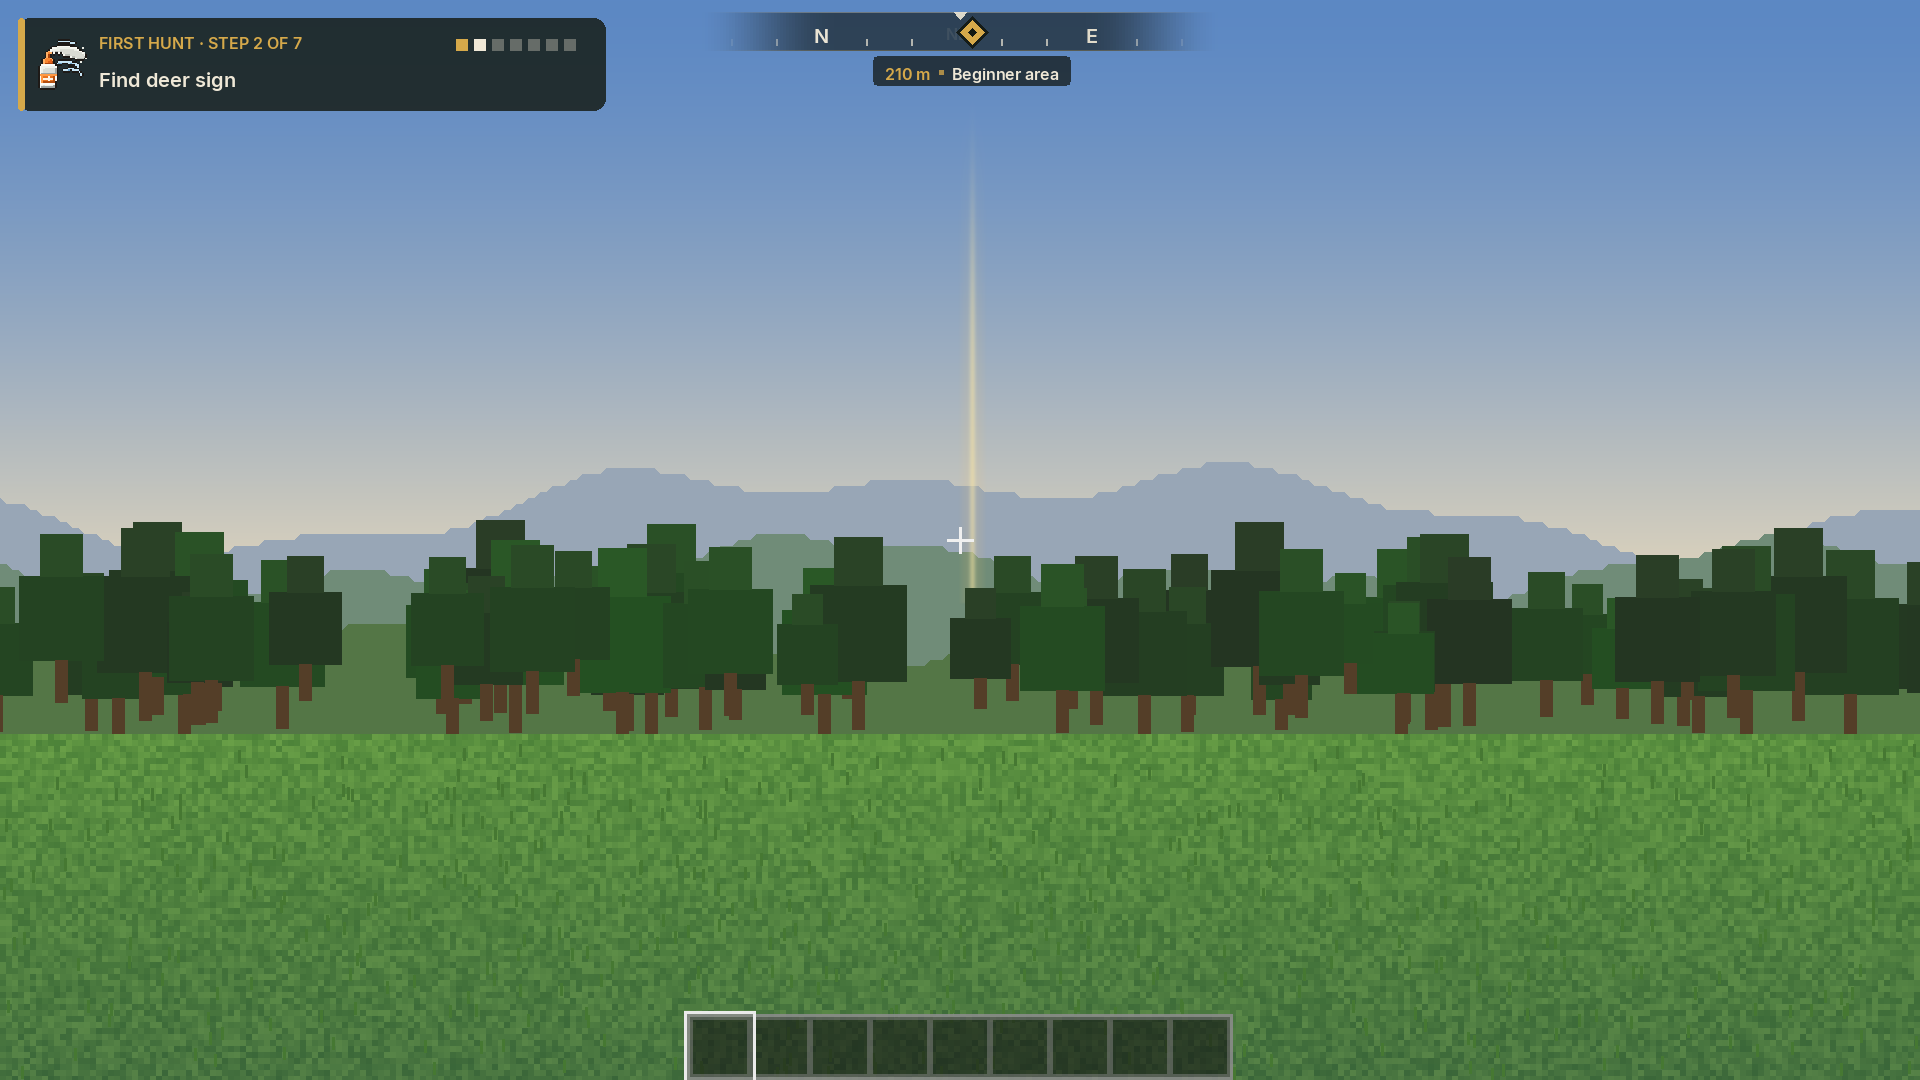

Write Python code to recreate this figure.
"""[fharea] Offline mock of the first-hunt compass ribbon, the arrival note and the beacon column, over a painted
Minecraft-like scene at 1920x1080 (GUI scale 3, 640x360 GUI px). Mirrors the constants and the drawing order of
guide/client/FirstHuntCompass.java (and the top-left card of FirstHuntClient.renderCard) with the real Inter fonts
from the jar. Layout and colour check only, not the real renderer.

python3 tools/fharea/mock_hud.py <repo> <unzipped jar dir (assets/frontierhunts/font)> <out dir>
writes mock_hud.png (the scene) and mock_hud_states.png (ribbon facing / area behind / arrival, 2x)
"""
import json, glob, math, os, random, sys
from PIL import Image, ImageDraw, ImageFilter, ImageFont

ROOT, JAR, OUT = sys.argv[1], sys.argv[2], sys.argv[3]
SC = 3
GW, GH = 640, 360
FONTS = os.path.join(JAR, 'assets/frontierhunts/font')
LANG = {}
for f in sorted(glob.glob(os.path.join(ROOT, 'patch/_merge/assets/frontierhunts/lang/en_us.json/*.json'))):
    LANG.update(json.load(open(f)))


def tr(k, *a):
    s = LANG.get(k, k)
    for x in a:
        s = s.replace('%s', str(x), 1)
    return s


def ttf(name, size):
    f = ImageFont.truetype(os.path.join(FONTS, name), 100)
    a, d = f.getmetrics()
    return ImageFont.truetype(os.path.join(FONTS, name), max(4, round(size * SC * 100 / (a + d))))


F = {'SMALL': ttf('inter_semibold.ttf', 6.4), 'BODY': ttf('inter_medium.ttf', 8.0), 'STRONG': ttf('inter_semibold.ttf', 8.2)}
SHIFT = {'SMALL': -1.34, 'BODY': -0.18, 'STRONG': -0.03}
_m = ImageDraw.Draw(Image.new('RGBA', (4, 4)))


def width(s, size):
    return _m.textlength(s, font=F[size]) / SC


def col(c, f=1.0):
    return ((c >> 16) & 255, (c >> 8) & 255, c & 255, int(((c >> 24) & 255) * max(0.0, min(1.0, f))))


def smooth(t):
    t = max(0.0, min(1.0, t))
    return t * t * (3 - 2 * t)


def wrapdeg(a):
    a = (a + 180.0) % 360.0 - 180.0
    return a


# ---------------------------------------------------------------- constants (FirstHuntCompass)
RW, RH, TOP, TAPER, HALF_FOV = 176.0, 13.0, 4.0, 46.0, 80.0
GOLD, GOLD_DEEP, INK, CREAM, MUTED, BAND = 0xFFD6A94A, 0xFF9C7322, 0xFF121812, 0xFFEFE8D7, 0xFFB9B4A2, 0x9A0E130F


class Canvas:
    def __init__(self, img):
        self.img = img

    def flush(self):
        pass

    def fill(self, x0, y0, x1, y1, c, f=1.0):  # screen pixels, like GuiGraphics.fill under the pixel pose
        if x1 <= x0 or y1 <= y0:
            return
        L = Image.new('RGBA', (x1 - x0, y1 - y0), col(c, f))
        self.flush()
        self.img.alpha_composite(L, (x0, y0))

    def text(self, s, x, y, c, size, f=1.0):
        self.flush()
        w, h = int(width(s, size) * SC) + 8, 14 * SC
        L = Image.new('RGBA', (w, h), (0, 0, 0, 0))
        ox, oy = int(x * SC), int((y + SHIFT[size] + 1.2) * SC)
        ImageDraw.Draw(L).text((x * SC - ox, (y + SHIFT[size] + 1.2) * SC - oy), s, font=F[size], fill=col(c, f))
        self.img.alpha_composite(L, (ox, oy))


def px(v):
    return int(round(v * SC))


def taper(from_centre):
    return smooth((RW / 2 - abs(from_centre)) / TAPER)


def diamond(cv, cx, cy, h, c, f):
    rows = max(1, round(h * SC))
    xc, yc = px(cx), px(cy)
    for r in range(-rows, rows + 1):
        half = rows - abs(r)
        cv.fill(xc - half, yc + r, xc + half + 1, yc + r + 1, c, f)


def arrow(cv, cx, cy, h, depth, d, c, f):
    rows = max(1, round(h * SC))
    base, yc = px(cx - d * depth / 2), px(cy)
    dd = depth * SC
    for r in range(-rows, rows + 1):
        ln = round(dd * (1 - abs(r) / (rows + 1)))
        if d > 0:
            cv.fill(base, yc + r, base + ln, yc + r + 1, c, f)
        else:
            cv.fill(base - ln, yc + r, base, yc + r + 1, c, f)


def pill(cv, x, y, w, h, c, f):
    x0, y0, x1, y1 = px(x), px(y), px(x + w), px(y + h)
    r = max(1, round(SC * 1.5))
    cv.fill(x0 + r, y0, x1 - r, y0 + 1, c, f)
    cv.fill(x0 + 1, y0 + 1, x1 - 1, y0 + r, c, f)
    cv.fill(x0, y0 + r, x1, y1 - r, c, f)
    cv.fill(x0 + 1, y1 - r, x1 - 1, y1 - 1, c, f)
    cv.fill(x0 + r, y1 - 1, x1 - r, y1, c, f)


def ring(cv, cx, cy, r, t, c, f):
    ro, ri = r * SC, (r - t) * SC
    xc, yc = px(cx), px(cy)
    n = math.ceil(ro)
    for dy in range(-n, n + 1):
        yy = dy + 0.5
        if abs(yy) > ro:
            continue
        outer = int(math.floor(math.sqrt(ro * ro - yy * yy)))
        inner = int(math.ceil(math.sqrt(ri * ri - yy * yy))) if abs(yy) < ri else -1
        if inner < 0:
            cv.fill(xc - outer, yc + dy, xc + outer, yc + dy + 1, c, f)
        else:
            cv.fill(xc - outer, yc + dy, xc - inner, yc + dy + 1, c, f)
            cv.fill(xc + inner, yc + dy, xc + outer, yc + dy + 1, c, f)


POINTS = ['n', 'ne', 'e', 'se', 's', 'sw', 'w', 'nw']


def ribbon(cv, head, bearing, metres, a=1.0, since_ms=99999, edge_side=1):
    cx = GW / 2
    rel = wrapdeg(bearing - head)
    if abs(rel) < 150:
        edge_side = 1 if rel >= 0 else -1
    clamped = abs(rel) > HALF_FOV - 6
    ppd = (RW / 2 - 8) / HALF_FOV
    # band
    x0, x1, y0, y1 = px(cx - RW / 2), px(cx + RW / 2), px(TOP), px(TOP + RH)
    sl = max(1, round(SC))
    for x in range(x0, x1, sl):
        t = taper((x + sl * 0.5) / SC - cx)
        if t <= 0:
            continue
        w = min(sl, x1 - x)
        cv.fill(x, y0, x + w, y1, BAND, a * t)
        cv.fill(x, y0, x + w, y0 + 1, 0x55EFE8D7, a * t)
        cv.fill(x, y1 - 1, x + w, y1, 0x40D6A94A, a * t)
    tw = max(1, round(SC * 0.5))
    for i in range(24):
        if i % 3 == 0:
            continue
        r = wrapdeg(i * 15 - head)
        if abs(r) > HALF_FOV:
            continue
        x = cx + r * ppd
        ta = taper(x - cx) * a
        if ta < 0.03:
            continue
        tx = px(x) - tw // 2
        cv.fill(tx, px(TOP + RH - 4), tx + tw, px(TOP + RH - 1.5), 0xB0EFE8D7, ta)
    for row in range(round(2.5 * SC)):
        half = max(0, round((2.5 * SC - row) * 0.8))
        xc = px(cx)
        cv.fill(xc - half, y0 + row, xc + half + 1, y0 + row + 1, 0xE6EFE8D7, a)
    # letters (a letter under the marker steps back)
    mx = cx + edge_side * (RW / 2 - 7) if clamped else cx + rel * ppd
    for i in range(8):
        r = wrapdeg(i * 45 - head)
        if abs(r) > HALF_FOV - 2:
            continue
        x = cx + r * ppd
        ta = taper(x - cx) * a
        if not clamped:
            ta *= max(0.15, min(1.0, (abs(x - mx) - 5) / 7))
        if ta < 0.04:
            continue
        major = i % 2 == 0
        size = 'STRONG' if major else 'SMALL'
        s = tr('firsthunt.frontierhunts.hud.point.' + POINTS[i])
        c = (CREAM if i == 0 else 0xFFE2DCCB) if major else MUTED
        ty = TOP + 2.5 if major else TOP + 4.0
        cv.text(s, x - width(s, size) / 2, ty, c, size, ta * (1 if major else 0.85))
    my = TOP + RH / 2
    if clamped:
        arrow(cv, mx, my, 6.1, 6.9, edge_side, INK, a * 0.9)
        arrow(cv, mx, my, 5.0, 5.5, edge_side, GOLD, a)
    else:
        diamond(cv, mx, my, 5.2, INK, a * 0.9)
        diamond(cv, mx, my, 4.1, GOLD, a)
        diamond(cv, mx, my, 1.5, INK, a)
    dist = tr('firsthunt.frontierhunts.hud.distance', metres)
    dw = width(dist, 'SMALL')
    cap = tr('firsthunt.frontierhunts.hud.caption')
    capw = width(cap, 'SMALL')
    capa = 1.0 if abs(rel) <= 10 or since_ms < 6000 else 0.0
    GAP = 7.0
    w = dw + 8 + capa * (GAP + capw)
    ty = TOP + RH + 3
    lx = max(cx - RW / 2 + 4, min(cx + RW / 2 - 4 - w, mx - w / 2))
    pill(cv, lx, ty - 1.5, w, 10, 0xB80E130F, a)
    if capa > 0.05:
        ddx, ddy = lx + 4 + dw + GAP / 2, ty + 4.0
        cv.fill(px(ddx - 0.6), px(ddy - 0.6), px(ddx + 0.6) + 1, px(ddy + 0.6) + 1, 0xC0D6A94A, a * capa)
    cv.text(dist, lx + 4, ty + 1.5, GOLD, 'SMALL', a)
    if capa > 0.05:
        cv.text(cap, lx + 4 + dw + GAP, ty + 1.5, CREAM, 'SMALL', a * capa ** 3)


def arrival(cv, step, a=1.0):
    cx = GW / 2
    title = tr('firsthunt.frontierhunts.hud.inside')
    sub = tr('firsthunt.frontierhunts.hud.inside.' + step)
    w = max(width(title, 'STRONG'), width(sub, 'SMALL')) + 34
    y = TOP + (1 - a) * -4
    x = cx - w / 2
    pill(cv, x, y, w, 24, 0xD8161D17, a)
    cv.fill(px(x + 1), px(y + 3), px(x + 3.5), px(y + 21), GOLD, a)
    ring(cv, x + 14, y + 12, 6.0, 1.4, GOLD, a)
    diamond(cv, x + 14, y + 12, 2.2, GOLD, a)
    tx = cx - w / 2 + 26
    cv.text(title, tx, y + 3.5, CREAM, 'STRONG', a)
    cv.text(sub, tx, y + 14.5, MUTED, 'SMALL', a)


def card(cv, step_n, title, eyebrow_key='firsthunt.frontierhunts.card.eyebrow'):
    """the existing top-left card, closed, without its own arrow (the ribbon shows the way)"""
    W, x, y, h = 196, 6.0, 6.0, 31
    L = Image.new('RGBA', cv.img.size, (0, 0, 0, 0))
    d = ImageDraw.Draw(L)
    d.rounded_rectangle([x * SC, y * SC, (x + W) * SC - 1, (y + h) * SC - 1], radius=4 * SC, fill=col(0xD8161D17))
    d.rounded_rectangle([x * SC, y * SC, (x + 2.5) * SC - 1, (y + h) * SC - 1], radius=int(1.2 * SC), fill=col(0xFFD6A94A))
    cv.flush()
    cv.img.alpha_composite(L)
    eb = tr(eyebrow_key, step_n, 7) if eyebrow_key in LANG else 'FIRST HUNT · %d / 7' % step_n
    cv.text(eb, x + 27, y + 5, 0xFFD6A94A, 'SMALL')
    for i in range(7):
        c = 0xFFD6A94A if i < step_n - 1 else (0xFFEFE8D7 if i == step_n - 1 else 0x55EFE8D7)
        cv.fill(px(x + W - 8 - (7 - i) * 6), px(y + 7), px(x + W - 8 - (7 - i) * 6 + 4), px(y + 11), c)
    cv.text(title, x + 27, y + 15, 0xFFEFE8D7, 'STRONG')
    icon = os.path.join(JAR, 'assets/frontierhunts/textures/item/wind_checker.png')
    if os.path.exists(icon):
        im = Image.open(icon).convert('RGBA').resize((18 * SC, 18 * SC), Image.NEAREST)
        cv.img.alpha_composite(im, (px(x + 5), px(y + 7)))


# ---------------------------------------------------------------- the painted scene
def scene(seed=7):
    rnd = random.Random(seed)
    W, H = GW * SC, GH * SC
    img = Image.new('RGBA', (W, H))
    d = ImageDraw.Draw(img)
    for yy in range(H):  # sky: deep blue to a warm evening haze at the horizon
        t = yy / (H * 0.55)
        t = min(1.0, t)
        c = tuple(int(a + (b - a) * t ** 1.4) for a, b in zip((92, 136, 196), (226, 214, 188)))
        d.line([(0, yy), (W, yy)], fill=c + (255,))
    # far ridge (hazy blue), mid hills (green), forest edge, meadow foreground
    def ridge(base, amp, freq, color, step=6, seed2=0):
        r2 = random.Random(seed2)
        ph = [r2.random() * 6.28 for _ in range(4)]
        pts = [(0, H)]
        for x in range(0, W + step, step):
            y = base + amp * (0.5 * math.sin(x * freq + ph[0]) + 0.3 * math.sin(x * freq * 2.3 + ph[1]) + 0.2 * math.sin(x * freq * 5.1 + ph[2]))
            pts.append((x, int(y // 6 * 6)))
        pts.append((W, H))
        d.polygon(pts, fill=color)
    ridge(H * 0.47, 60, 0.004, (152, 166, 182, 255), seed2=1)
    ridge(H * 0.53, 40, 0.006, (112, 140, 120, 255), seed2=2)
    # the beam (behind the near hills): the soft gold column over the area, ahead and a little right
    bx, by0, by1 = int(W * 0.5 + 4 * SC * 1.03), int(H * 0.56), int(H * 0.08)
    beam = Image.new('RGBA', (W, H), (0, 0, 0, 0))
    bd = ImageDraw.Draw(beam)
    for yy in range(by1, by0):
        f = (yy - by1) / (by0 - by1)
        top = smooth((f - 0.0) / 0.6)
        for half, alpha, c in ((14, 0.17, (255, 199, 97)), (4, 0.62, (255, 230, 158))):
            for dx in range(-half, half + 1):
                w = 1 - abs(dx) / (half + 1)
                bd.point((bx + dx, yy), fill=c + (int(255 * alpha * w * top),))
    img.alpha_composite(beam.filter(ImageFilter.GaussianBlur(1.2)))
    d = ImageDraw.Draw(img)
    ridge(H * 0.60, 26, 0.008, (84, 118, 70, 255), seed2=3)
    # a forest edge: blocky tree crowns
    for i in range(70):
        x = rnd.randint(-40, W)
        yb = int(H * 0.62 + rnd.randint(-10, 30))
        s = rnd.choice([30, 36, 42, 48])
        g = rnd.randint(52, 80)
        d.rectangle([x, yb - s * 2, x + s * 2, yb], fill=(36, g, 34, 255))
        d.rectangle([x + s // 2, yb - s * 3, x + s * 3 // 2, yb - s * 2], fill=(42, g + 8, 38, 255))
        d.rectangle([x + s - 6, yb, x + s + 6, yb + s], fill=(84, 62, 40, 255))
    # meadow: pixel grass
    for yy in range(int(H * 0.68), H, 6):
        for xx in range(0, W, 6):
            v = rnd.randint(-14, 14)
            t = (yy - H * 0.68) / (H * 0.32)
            d.rectangle([xx, yy, xx + 5, yy + 5], fill=(int(92 + v - 20 * t), int(146 + v - 30 * t), int(64 + v // 2), 255))
    for i in range(400):
        x, y = rnd.randint(0, W), rnd.randint(int(H * 0.7), H)
        d.rectangle([x, y - 12, x + 2, y], fill=(70, 120, 50, 255))
    return img


def hotbar(cv):
    x0, y0 = GW / 2 - 91, GH - 22
    L = Image.new('RGBA', cv.img.size, (0, 0, 0, 0))
    d = ImageDraw.Draw(L)
    d.rectangle([px(x0), px(y0), px(x0 + 182) - 1, px(y0 + 22) - 1], fill=(20, 20, 20, 150), outline=(140, 140, 140, 220), width=SC)
    for i in range(9):
        d.rectangle([px(x0 + 1 + i * 20), px(y0 + 1), px(x0 + 21 + i * 20) - 1, px(y0 + 21) - 1], outline=(90, 90, 90, 200), width=SC)
    d.rectangle([px(x0 - 1), px(y0 - 1), px(x0 + 23) - 1, px(y0 + 23) - 1], outline=(235, 235, 235, 255), width=SC)
    cv.flush()
    cv.img.alpha_composite(L)
    bow = os.path.join(JAR, 'assets/frontierhunts/textures/item/field_bow.png')
    if os.path.exists(bow):
        im = Image.open(bow).convert('RGBA').resize((16 * SC, 16 * SC), Image.NEAREST)
        cv.img.alpha_composite(im, (px(x0 + 3), px(y0 + 3)))
    # crosshair
    c = (240, 240, 240, 230)
    d2 = ImageDraw.Draw(cv.img)
    d2.rectangle([px(GW / 2) - 1, px(GH / 2) - 13, px(GW / 2) + 1, px(GH / 2) + 13], fill=c)
    d2.rectangle([px(GW / 2) - 13, px(GH / 2) - 1, px(GW / 2) + 13, px(GH / 2) + 1], fill=c)


def main():
    os.makedirs(OUT, exist_ok=True)
    img = scene()
    cv = Canvas(img)
    hotbar(cv)
    card(cv, 2, tr('firsthunt.frontierhunts.step.signs.title') if 'firsthunt.frontierhunts.step.signs.title' in LANG else 'Find deer sign')
    # facing north-east-ish, the area ahead and a little right, 212 m
    ribbon(cv, head=46.0, bearing=50.0, metres=210, since_ms=99999)
    cv.flush()
    img.convert('RGB').save(os.path.join(OUT, 'mock_hud.png'))
    # the states, cropped and doubled
    crops = []
    for name, fn in (('ahead, facing it', lambda c: ribbon(c, head=46.0, bearing=50.0, metres=210)),
                     ('ahead, to the left', lambda c: ribbon(c, head=80.0, bearing=50.0, metres=210)),
                     ('off to the right', lambda c: ribbon(c, head=300.0, bearing=50.0, metres=145)),
                     ('behind (left)', lambda c: ribbon(c, head=200.0, bearing=50.0, metres=85, edge_side=-1)),
                     ('arrived', lambda c: arrival(c, 'signs'))):
        im = scene()
        c2 = Canvas(im)
        fn(c2)
        c2.flush()
        box = (px(GW / 2 - 110), 0, px(GW / 2 + 110), px(46))
        crops.append((name, im.crop(box).resize(((box[2] - box[0]) * 2 // 3 * 2, (box[3] - box[1]) * 2 // 3 * 2), Image.LANCZOS)))
    w = crops[0][1].width
    sheet = Image.new('RGB', (w, sum(c.height + 40 for _, c in crops)), (24, 26, 24))
    y = 0
    dd = ImageDraw.Draw(sheet)
    lab = ImageFont.truetype(os.path.join(FONTS, 'inter_semibold.ttf'), 22)
    for name, c in crops:
        dd.text((10, y + 8), name, font=lab, fill=(220, 210, 180))
        sheet.paste(c.convert('RGB'), (0, y + 40))
        y += c.height + 40
    sheet.save(os.path.join(OUT, 'mock_hud_states.png'))


main()
